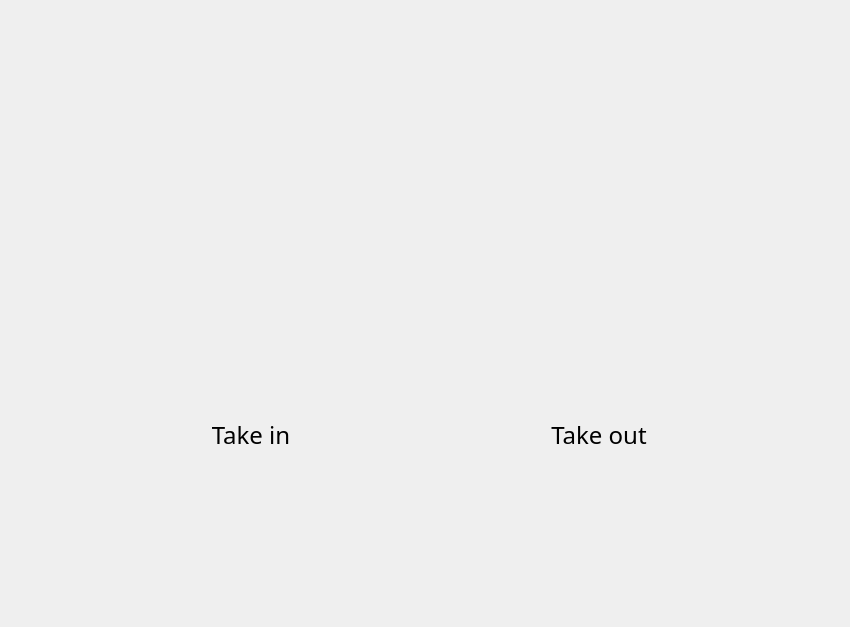
<?xml version="1.0" encoding="UTF-8"?>
<ui version="4.0">
 <class>MainWindow</class>
 <widget class="QMainWindow" name="MainWindow">
  <property name="geometry">
   <rect>
    <x>0</x>
    <y>0</y>
    <width>850</width>
    <height>627</height>
   </rect>
  </property>
  <property name="windowTitle">
   <string>MainWindow</string>
  </property>
  <widget class="QWidget" name="centralwidget">
   <layout class="QVBoxLayout" name="verticalLayout">
    <item>
     <layout class="QHBoxLayout" name="weekdays">
      <item>
       <spacer name="verticalSpacer">
        <property name="orientation">
         <enum>Qt::Vertical</enum>
        </property>
        <property name="sizeType">
         <enum>QSizePolicy::Expanding</enum>
        </property>
        <property name="sizeHint" stdset="0">
         <size>
          <width>0</width>
          <height>40</height>
         </size>
        </property>
       </spacer>
      </item>
     </layout>
    </item>
    <item>
     <layout class="QHBoxLayout" name="horizontalLayout_2">
      <item>
       <widget class="QLabel" name="take_in">
        <property name="minimumSize">
         <size>
          <width>175</width>
          <height>200</height>
         </size>
        </property>
        <property name="maximumSize">
         <size>
          <width>200</width>
          <height>200</height>
         </size>
        </property>
        <property name="font">
         <font>
          <family>Futura Md BT</family>
          <pointsize>18</pointsize>
         </font>
        </property>
        <property name="text">
         <string>Take in</string>
        </property>
        <property name="alignment">
         <set>Qt::AlignHCenter|Qt::AlignTop</set>
        </property>
       </widget>
      </item>
      <item>
       <widget class="QLabel" name="take_out">
        <property name="minimumSize">
         <size>
          <width>175</width>
          <height>0</height>
         </size>
        </property>
        <property name="maximumSize">
         <size>
          <width>200</width>
          <height>200</height>
         </size>
        </property>
        <property name="font">
         <font>
          <family>Futura Md BT</family>
          <pointsize>18</pointsize>
         </font>
        </property>
        <property name="text">
         <string>Take out</string>
        </property>
        <property name="alignment">
         <set>Qt::AlignHCenter|Qt::AlignTop</set>
        </property>
       </widget>
      </item>
     </layout>
    </item>
   </layout>
  </widget>
 </widget>
 <resources/>
 <connections/>
</ui>
